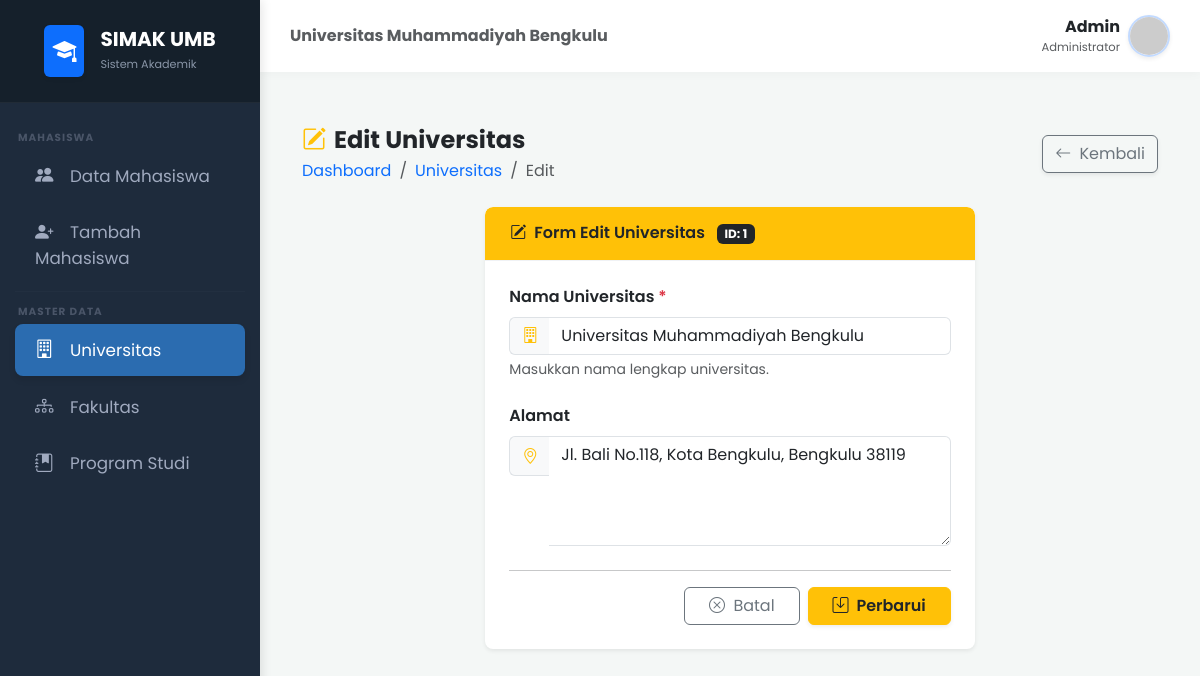
The page /universitas/edit.php?id=1 (signed in) on the database its author committed.
### tables this page shows
CREATE TABLE IF NOT EXISTS `universitas` (
  `id_universitas` INT AUTO_INCREMENT PRIMARY KEY,
  `nama_universitas` VARCHAR(255) NOT NULL,
  `alamat` TEXT
);

### universitas/edit.php (the view, shortened to what this page needs)
<?php
require_once '../includes/header.php';
$pdo = getDB();
$id = isset($_GET['id']) ? (int)$_GET['id'] : 0;
$stmt = $pdo->prepare("SELECT * FROM universitas WHERE id_universitas = :id LIMIT 1");
$stmt->execute([':id' => $id]);
$universitas = $stmt->fetch(PDO::FETCH_ASSOC);
?>
<div class="container-fluid py-4">
    <div class="d-flex align-items-center justify-content-between mb-4">
        <div>
            <h4 class="mb-1 fw-bold text-dark">
                <i class="bi bi-pencil-square me-2 text-warning"></i>Edit Universitas
            </h4>
            <nav aria-label="breadcrumb">
                <ol class="breadcrumb mb-0 small">
                    <li class="breadcrumb-item"><a href="<?= BASE_URL ?>index.php" class="text-decoration-none">Dashboard</a></li>
                    <li class="breadcrumb-item"><a href="<?= BASE_URL ?>universitas/index.php" class="text-decoration-none">Universitas</a></li>
                    <li class="breadcrumb-item active">Edit</li>
                </ol>
            </nav>
        </div>
        <a href="<?= BASE_URL ?>universitas/index.php" class="btn btn-outline-secondary shadow-sm">
            <i class="bi bi-arrow-left me-1"></i> Kembali
        </a>
    </div>
    <div class="row justify-content-center">
        <div class="col-lg-7 col-md-9">
            <div class="card shadow-sm border-0 rounded-3">
                <div class="card-header bg-warning text-dark py-3 rounded-top-3">
                    <h6 class="mb-0 fw-semibold">
                        <i class="bi bi-pencil-square me-2"></i>Form Edit Universitas
                        <span class="badge bg-dark ms-2 small">ID: <?= (int)$id ?></span>
                    </h6>
                </div>
                <div class="card-body p-4">
                    <form method="POST" action="<?= BASE_URL ?>universitas/edit.php?id=<?= (int)$id ?>" novalidate>
                        <div class="mb-4">
                            <label for="nama_universitas" class="form-label fw-semibold">
                                Nama Universitas <span class="text-danger">*</span>
                            </label>
                            <div class="input-group">
                                <span class="input-group-text bg-light border-end-0">
                                    <i class="bi bi-building text-warning"></i>
                                </span>
                                <input type="text"
                                       id="nama_universitas"
                                       name="nama_universitas"
                                       class="form-control border-start-0"
                                       placeholder="Contoh: Universitas Indonesia"
                                       value="<?= htmlspecialchars($universitas['nama_universitas']) ?>"
                                       required>
                            </div>
                            <div class="form-text text-muted">Masukkan nama lengkap universitas.</div>
                        </div>
                        <div class="mb-4">
                            <label for="alamat" class="form-label fw-semibold">Alamat</label>
                            <div class="input-group align-items-start">
                                <span class="input-group-text bg-light border-end-0 pt-2">
                                    <i class="bi bi-geo-alt text-warning"></i>
                                </span>
                                <textarea id="alamat"
                                          name="alamat"
                                          class="form-control border-start-0"
                                          rows="4"
                                          placeholder="Masukkan alamat lengkap universitas (opsional)"><?= htmlspecialchars($universitas['alamat'] ?? '') ?></textarea>
                            </div>
                        </div>
                        <hr class="my-3">
                        <div class="d-flex gap-2 justify-content-end">
                            <a href="<?= BASE_URL ?>universitas/index.php" class="btn btn-outline-secondary px-4">
                                <i class="bi bi-x-circle me-1"></i> Batal
                            </a>
                            <button type="submit" class="btn btn-warning px-4 shadow-sm text-dark fw-semibold">
                                <i class="bi bi-save me-1"></i> Perbarui
                            </button>
                        </div>
                    </form>
                </div>
            </div>
        </div>
    </div>
</div>
<?php require_once '../includes/footer.php'; ?>

### includes/header.php (style rules this page uses)
body { font-family: 'Poppins', sans-serif; background-color: #f4f7f6; overflow-x: hidden; }
.card { border: none; border-radius: 12px; box-shadow: 0 5px 20px rgba(0,0,0,.03); margin-bottom: 30px; overflow: hidden; }
.card-header { background-color: #fff; border-bottom: 1px solid #f0f2f5; padding: 20px 25px; }

### rows shown on the page
universitas: nama_universitas "Universitas Muhammadiyah Bengkulu", alamat "Jl. Bali No.118, Kota Bengkulu, Bengkulu 38119"

### other values the page prints
APP_NAME "SIMAK UMB"
APP_SUBTITLE "Universitas Muhammadiyah Bengkulu"
$_SESSION['admin_nama'] "Admin"
$id "1"
